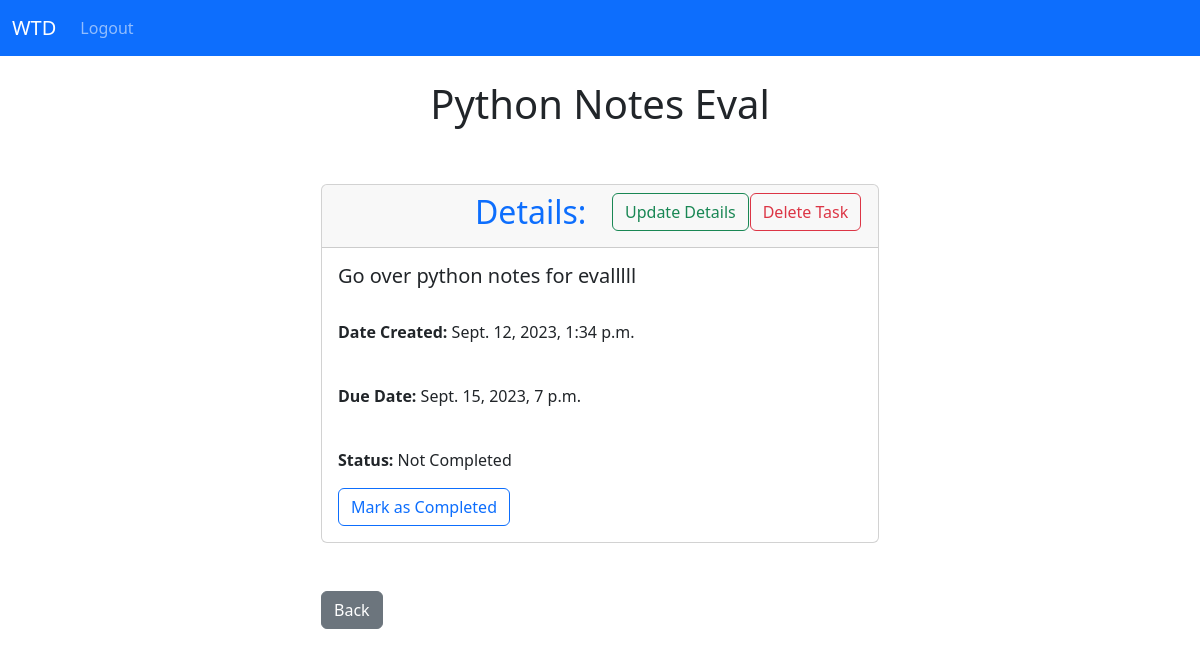
Page /task/5 (signed in) on the committed database.
### todo_app/models.py (models this page shows, shortened)
class Task(models.Model):
    STATUS_CHOICES = [
        ("Completed", "Completed" ),
        ("Not Completed", "Not Completed" )
    ]
    title = models.TextField(max_length=50)
    description = models.TextField()
    created_at = models.DateTimeField(auto_now_add=True)
    expire_at = models.DateTimeField()
    status = models.CharField(max_length=15, choices=STATUS_CHOICES, default='Not Completed')
    user_id = models.ForeignKey(User, on_delete=models.CASCADE)
    def __str__(self):
        return(f"{self.title}")

### todo_app/views.py (the view)
# urls.py: path('task/<int:pk>', views.user_task, name='task'),
def user_task(request, pk):
    if request.user.is_authenticated:
        try:
            task = Task.objects.get(id=pk)
            if request.user != task.user_id:
                messages.error(request, "Not authorized to see this task")
                return redirect('dashboard')
            else:
                return render(request, 'task.html', {'task': task})
        except ObjectDoesNotExist:
            print("nottttt user task found")
            messages.error(request, "Task not found.")
            return redirect('dashboard')
    else:
        messages.success(request, "You must be logged in to view this page!")
        return redirect('login')

### todo_app/templates/task.html (shortened to what this page needs)
{% extends 'base.html' %}
{% block content %}
    <div class="col-md-6 offset-md-3">
          <h1 class="text-center">{{task}}</h1>
          <br>
          <br>
          <div class="card">
              <div class="card-header ">
                <div class="row">
                    <div class="col-md-3"></div>
                    <h2 class="col-md-3 text-primary">Details:</h2>
                    <div class="col-md-3 text-center">
                       <button type="submit" onclick="window.location.href='{% url 'update_task' task.id %}'" class="btn btn-outline-success text-nowrap ">Update Details </button>
                    </div>
                    <div class="col-md-3 text-center">
                         <button type="submit" onclick="window.location.href='{% url 'delete_task' task.id %}'" class="btn btn-outline-danger text-nowrap ">Delete Task </button>
                    </div>
                </div>
              </div>
              <div class="card-body">
                    <h5 class="card-title">{{ task.description }}</h5><br>
                    <p class="card-text"><strong>Date Created:</strong> {{ task.created_at }}</p><br>
                    <p class="card-text"><strong>Due Date: </strong>{{ task.expire_at }}</p><br>
                    <p><strong>Status:</strong> {{ task.status }}</p>
                    <form method="POST" action="{% url 'mark_task' task.id %}">
                            {% if task.status == 'Completed' %}
                                <input type="hidden" name="new_status" value="Not Completed">
                                <button type="submit" class="btn btn-outline-primary my-2">Mark as Not Completed</button>
                            {% else %}
                                <button type="submit" class="btn btn-outline-primary">Mark as Completed</button>
                            {% endif %}
                    </form>
              </div>
          </div>
          <button type="submit" onclick="window.location.href='{% url 'dashboard' %}'" class="btn btn-secondary text-nowrap my-5">Back</button>
    </div>
{% endblock %}

### rows in the picture
Task: title "Python Notes Eval", description "Go over python notes for evalllll", created_at "Sept. 12, 2023, 1:34 p.m.", expire_at "Sept. 15, 2023, 7 p.m.", status "Not Completed"
